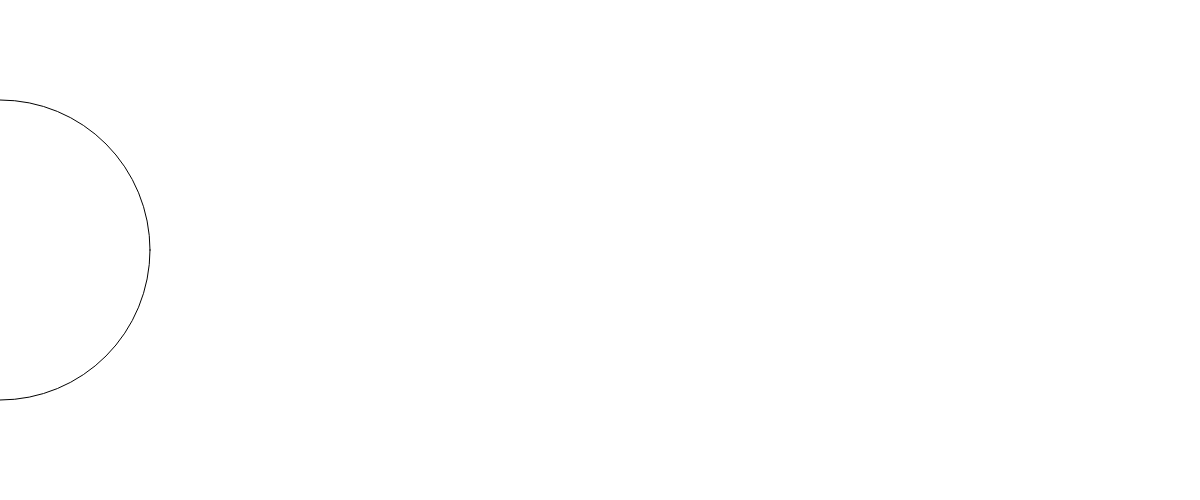
Frame 1 (no input)
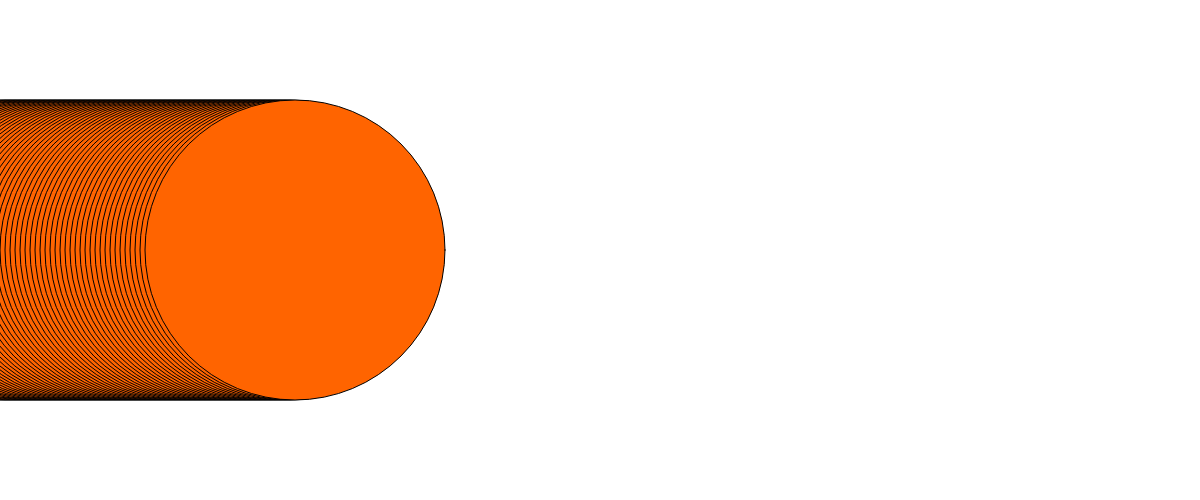
Frame 60 (no input)
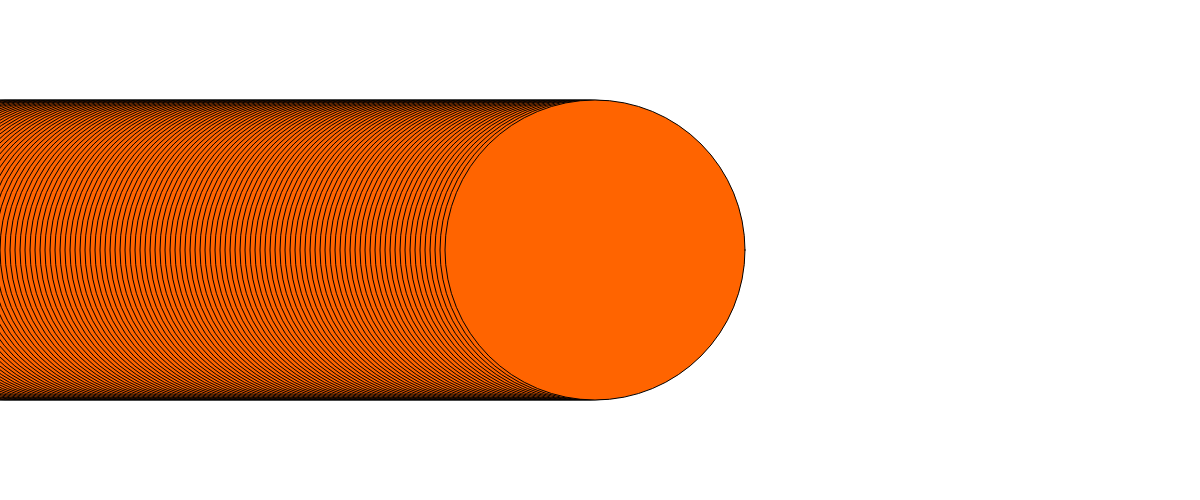
Frame 120 (the mouse pressed at the canvas centre since frame 60)

The p5.js sketch that drew these frames (run headless with seeded random() and noise() and a simulated clock; from frame 60 on, the mouse is pressed at the canvas centre):

// p5.js sketch
// ── sketch.js
var x = 0;

function setup() {
  createCanvas(1200,500);
  background(300);
}

function draw() {
  ellipse(x, height/2, 300, 300);
  x = x + 5;
  fill(500, 100, 0);
}
